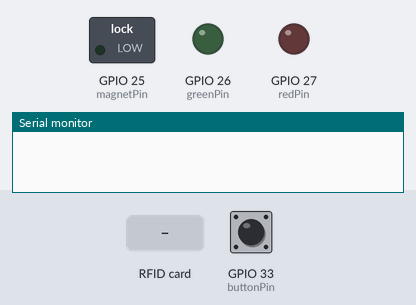
Bench run of a sketch on a simulated ESP32. Shown: switched loads named in the sketch (green lamp = pin HIGH), output pins drawn as LEDs (lit = HIGH), the last lines printed to the serial monitor. The test bench sets the inputs (shaded band); at power-on: GPIO 33 (buttonPin) LOW.

Above: at 1.2 s.
1.3 s: GPIO 33 (buttonPin) pulled HIGH for 0.15 s
4.4 s: RFID card C7 6D FC D8 held to the reader
At 4.9 s:
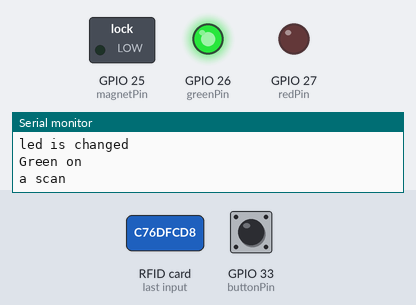
5.9 s: GPIO 33 (buttonPin) pulled HIGH for 1 s
At 7.9 s:
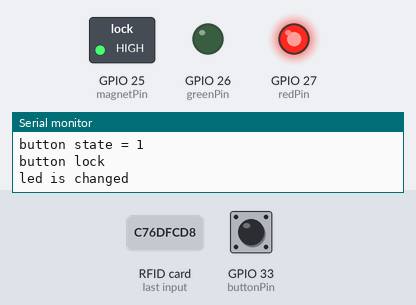
8.5 s: GPIO 33 (buttonPin) pulled HIGH for 0.15 s
11.6 s: RFID card 5E 7A 19 C4 held to the reader
13.6 s: GPIO 33 (buttonPin) pulsed HIGH 2 times (0.12 s each, 0.3 s apart)
At 17.1 s:
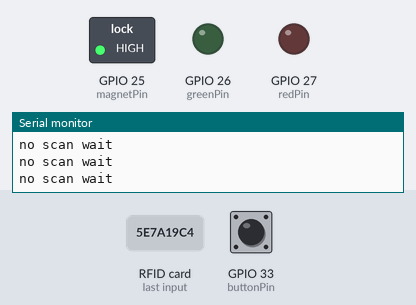
Timing chart, 0 to 18.2 s (numbered marks = the images above; inputs shaded):
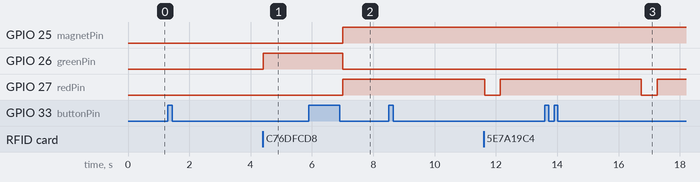

The sketch:

forgefinalcorrected.ino
```cpp
int buttonstate, startTime, buttonchange,startTimeRFID;
int goodscan, badscan, noscan,scancheck;
int truecheck;
int redblinktime;
int noscanblinktime;
String rfid;
int isopen,isclosed;
bool hasBeenOpened = false;
/////////////////////////////
#define SS_PIN 21  //D2
#define RST_PIN 22 //D1
#define buttonPin 33
#define magnetPin 25
#define redPin 27
#define greenPin 26
#include <SPI.h>
#include <MFRC522.h>
MFRC522 mfrc522(SS_PIN, RST_PIN);   // Create MFRC522 instance.
int statuss = 0;
int out = 0;
//////////////////////////////
void setup() {
  buttonchange = 0;
  Serial.begin(9600);
  truecheck = 0;
  isopen = 650;
  isclosed = 25;
  scancheck = 0;
  buttonstate = 0;
  goodscan = 2;
  badscan = 1;
  noscan = 0;
  ////////////////////////////////////////
  SPI.begin();      // Initiate  SPI bus
  mfrc522.PCD_Init();
  ////////////////////////////////////////
  pinMode(buttonPin,INPUT);
  pinMode(magnetPin,OUTPUT);
  pinMode(redPin,OUTPUT);
  pinMode(greenPin,OUTPUT);
}
void loop() {
  if ((buttonstate == 0) && (digitalRead(33)==HIGH)) {
    buttonchange = 1;
    Serial.println("button was pressed");
    startTimeRFID = millis();
    startTime = millis();
    truecheck = 0;
    Serial.println("button first time");
  }
  if ((buttonchange == 1) && (digitalRead(33)==LOW)) {
    rfid = "";
    buttonstate = 1;
    buttonchange = 0;
    Serial.println("button was released");
  }
    if (buttonstate == 1) {
      Serial.println("button state = 1");
      if ((hasBeenOpened == false)) {
        if ((millis() - startTime) < 2000) {
          Serial.println("begining of scan");
          if (RFIDScan(startTimeRFID) == true) {
            Serial.println("a scan");
            buttonstate = 0;
            if (truecheck == 1) {
              hasBeenOpened = true;
            }
          }
        }
        if (buttonstate == 1) {
          noscanblinktime = millis();
          digitalWrite(magnetPin,HIGH);
          ledcontrol(0,0);
          while((millis()-noscanblinktime)<500){
                Serial.println("no scan wait");
          }
          ledcontrol(0,1);
          //go to sleep
          hasBeenOpened = false;
          buttonstate = 0;
        }
      } else if ((hasBeenOpened == true)) {
        Serial.println("button lock");
        ledcontrol(0, 1);
        digitalWrite(magnetPin, 1);
        buttonstate = 0;
        hasBeenOpened = false;
      }
    }
}
bool RFIDScan(int startTimeRFID) {
  int scanresults = getScanResults(startTimeRFID);
  if (scanresults == goodscan) {
    Serial.println("good scan");
    ledcontrol(1, 0); //green on, red off
    digitalWrite(magnetPin, LOW);
    truecheck =1;
    return true;
  }
  else if (scanresults == badscan) {
    Serial.println("bad scan");
    redblinktime = millis();
    digitalWrite(magnetPin, HIGH);
    ledcontrol(0,0);
    while((millis()-redblinktime)<500){
      Serial.println("red wair");
    }
    ledcontrol(0,1); //green on, red off
    truecheck = 0;
    return true;
  }
  else {
    Serial.println("no scan");
    return false;
  }
}
void ledcontrol(int green, int red) {
  Serial.println("led is changed");
  if(green ==1){
    digitalWrite(greenPin, HIGH);
    Serial.println("Green on");
  }
  if(green ==0){
    digitalWrite(greenPin, LOW);
  }
  if( red ==1){
    digitalWrite(redPin, HIGH);
  }
  if( red ==0){
    digitalWrite(redPin, LOW);
 }
}


int getScanResults(int startTimeRFID) {
  // Look for new cards
  while((millis()-startTimeRFID)< 3000){
  if (  mfrc522.PICC_IsNewCardPresent())
  {
    scancheck =1;
    break;
  }
  }
  if(scancheck ==1){
    scancheck = 0;
  }
  else{
      return noscan;

  }
  while( true)
  {
    if(! mfrc522.PICC_ReadCardSerial()){

    break;
    }
  }
  // Select one of the cards
  //Show UID on serial monitor
  Serial.println();
  Serial.print(" UID tag :" );
  String content = "";
  byte letter;
  for (byte i = 0; i < mfrc522.uid.size; i++)
  {
    Serial.print(mfrc522.uid.uidByte[i] < 0x10 ? " 0" : " ");
    Serial.print(mfrc522.uid.uidByte[i], HEX);
    content.concat(String(mfrc522.uid.uidByte[i] < 0x10 ? " 0" : " "));
    content.concat(String(mfrc522.uid.uidByte[i], HEX));
  }
  content.toUpperCase();
  Serial.print(" UID tag :" + content.substring(1));
  rfid = content.substring(1);
  Serial.println();
  if (rfid.equals("C7 6D FC D8")) //change UID of the card that you want to give access
  {
    //this is where instead of checking the value we need to check if the log in works
    statuss = 1;
    return goodscan;
  }

  else   {
    Serial.println(" Access Denied ");
    return badscan;
  }


}
```

Measured:
- after the input at 4.4 s, GPIO 25 (magnetPin): stays LOW (without the input it goes to HIGH after 0.08 s); GPIO 26 (greenPin): LOW → HIGH at once; GPIO 27 (redPin): stays LOW (without the input it goes to HIGH after 0.61 s)
- after the input at 5.9 s, GPIO 25 (magnetPin), GPIO 27 (redPin): LOW → HIGH after 1.1 s; GPIO 26 (greenPin): HIGH → LOW after 1.1 s
- after the input at 13.6 s, GPIO 27 (redPin): HIGH → LOW after 3.1 s, → HIGH 0.53 s later
